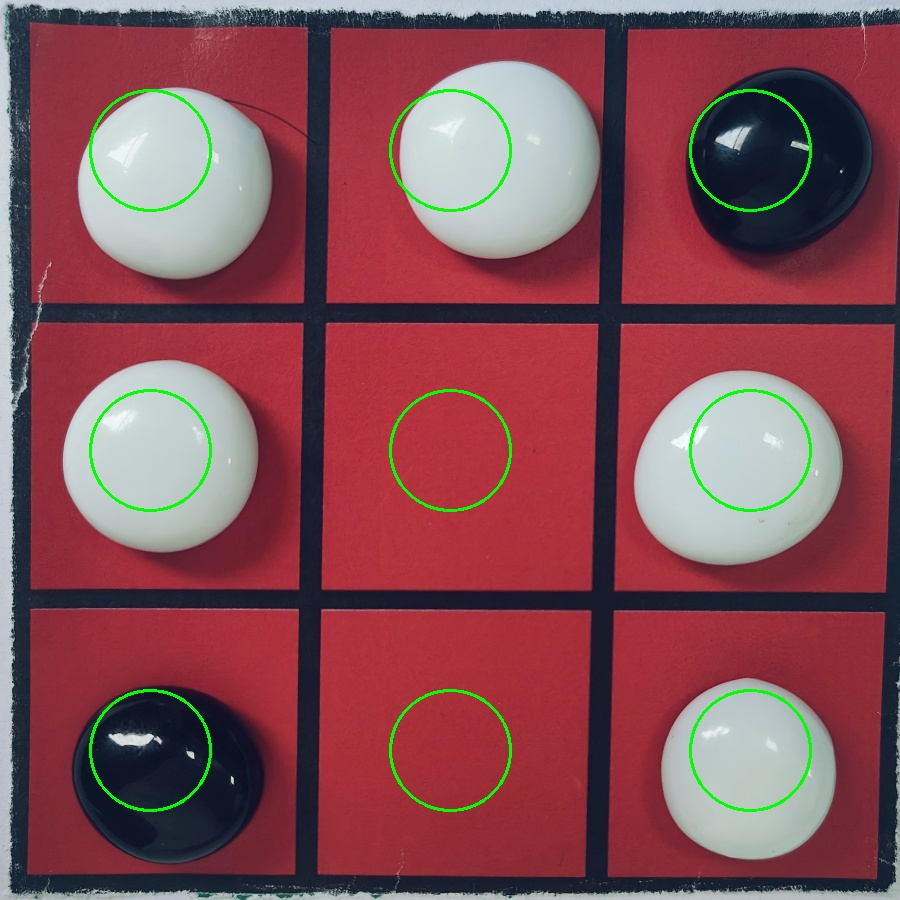
#> input picture ans.jpg, 900 x 900 px
$ python -i check.py   (imports and definitions only)
#> lines starting #> are read from the running program, lines starting #| are printed output that depends on the picture; after the words box and inside, x2 and y2 are one past the last pixel; in counts of white or black regions, pixels touching at a corner belong together
#> further down, picture is the input picture: shape (900, 900, 3); mean B, G, R 86, 78.7, 132
import math
import cv2
import numpy as np
import copy
import serial

portstm32 = "/dev/ttyUSB0"
portdisplay = "/dev/ttyUSB1"
portstm32_2 = "/dev/ttyUSB2"
testmode = True

white_lower = np.array([200, 200, 200], dtype="uint8")
white_upper = np.array([255, 255, 255], dtype="uint8")
red_lower = np.array([0, 80, 80], dtype="uint8")
red_upper = np.array([255, 255, 255], dtype="uint8")
black_lower = np.array([0, 0, 0], dtype="uint8")
black_upper = np.array([40, 40, 40], dtype="uint8")

symbols = {0: ' ', 1: 'O', 2: 'X'}
opponent, player = 1, 2


# [108 lines left out: functions undistort_image, is_moves_left, iswin, evaluate, minimax, find_best_move, not called in this run]


def farthest_points_in_quadrants(points):
    # 点的四个象限
    quadrants = {
        'Q2': [],  # 第二象限 (x < 0, y > 0)
        'Q3': [],  # 第三象限 (x < 0, y < 0)
        'Q4': [],   # 第四象限 (x > 0, y < 0)
        'Q1': [],  # 第一象限 (x > 0, y > 0)
    }

    for point in points:
        x, y = point
        if x >= 0 and y > 0:
            quadrants['Q1'].append(point)
        elif x < 0 and y >= 0:
            quadrants['Q2'].append(point)
        elif x <= 0 and y < 0:
            quadrants['Q3'].append(point)
        elif x > 0 and y <= 0:
            quadrants['Q4'].append(point)

    # 计算每个象限中距离原点最远的点
    farthest_points = {}
    for quad, pts in quadrants.items():
        if pts:
            distances = [np.sqrt(x**2 + y**2) for x, y in pts]
            max_index = np.argmax(distances)
            farthest_points[quad] = pts[max_index]
        else:
            farthest_points[quad] = None

    return farthest_points


# [80 lines left out: functions print_board, rotate_clockwise, rotationdetect, not called in this run]


def get_visionboard(img):
    board = [
        [0, 0, 0],
        [0, 0, 0],
        [0, 0, 0]
    ]

    gray = cv2.cvtColor(img, cv2.COLOR_BGR2GRAY)
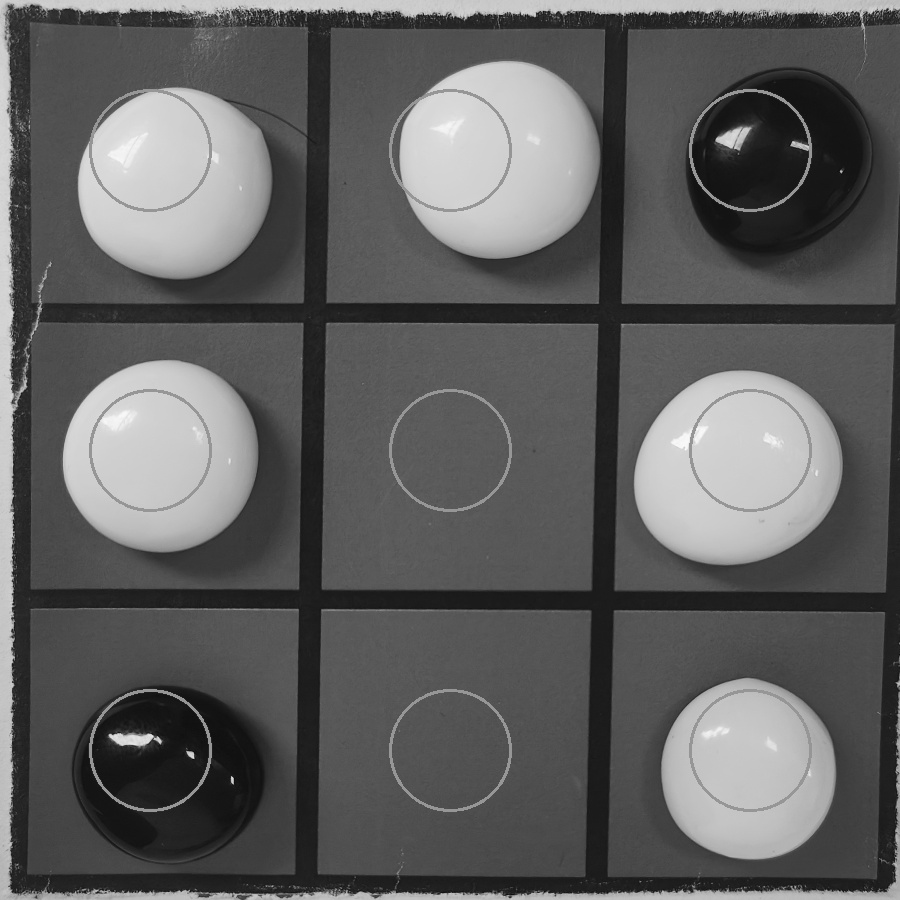
#> gray: shape (900, 900); min 8, max 252, mean 95.4
    _, binary = cv2.threshold(gray, 20, 255, cv2.THRESH_BINARY)
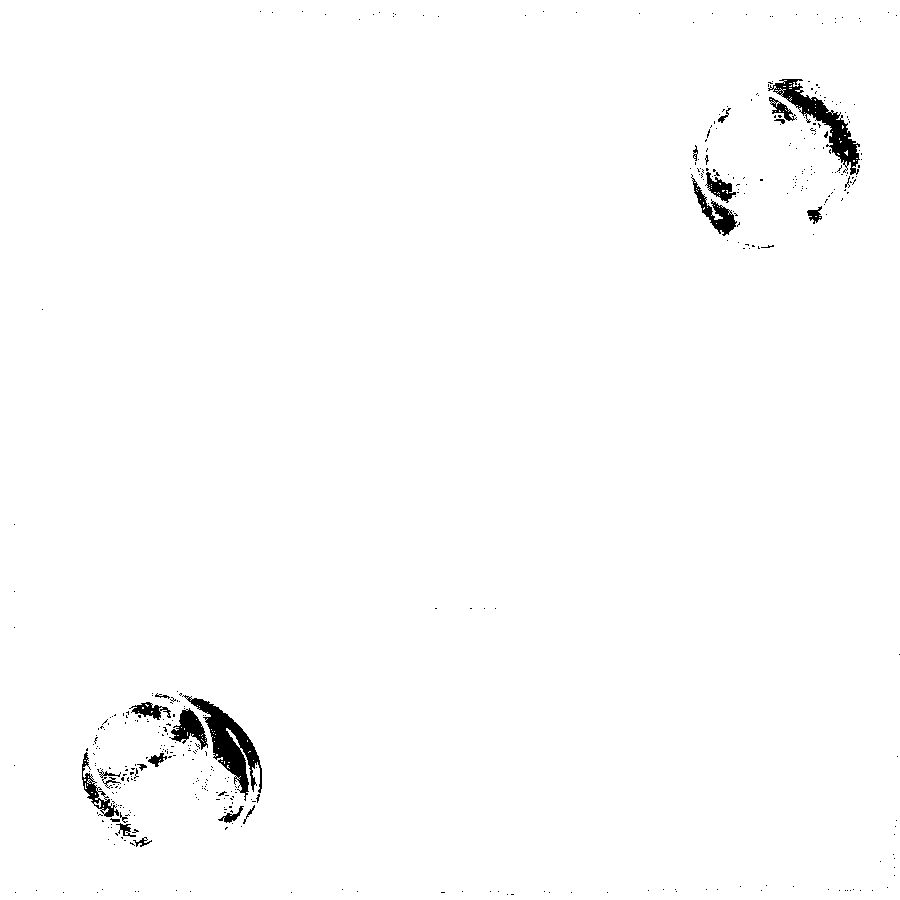
#> binary: shape (900, 900); 98.8% white; 412 black regions (388 under 20 px), largest, box (x1, y1, x2, y2) and area: (182, 695, 262, 801) 2494, (768, 79, 860, 175) 2024, (691, 174, 737, 236) 752

    kernel = np.ones((5, 5), np.uint8)
    binary = cv2.dilate(binary, kernel, iterations=3)
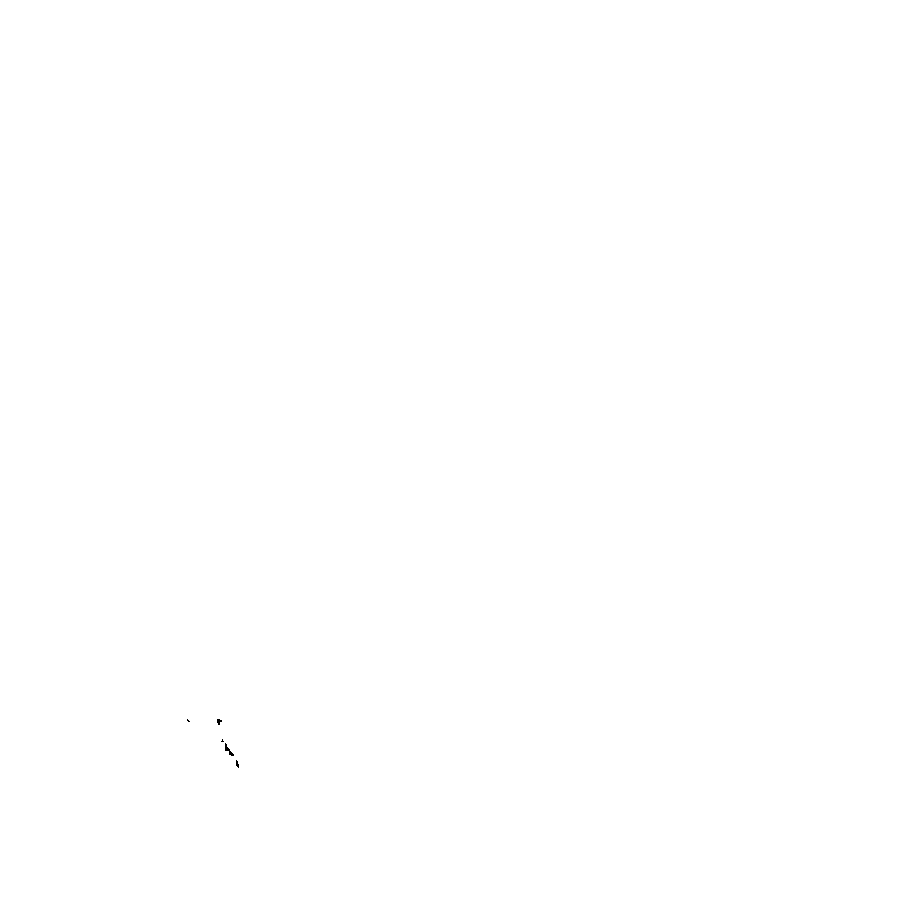
#> binary: shape (900, 900); 100% white; black in thin lines or dots, all inside (x1, y1, x2, y2) = (187, 719, 239, 768)
    binary = cv2.erode(binary, kernel, iterations=15)
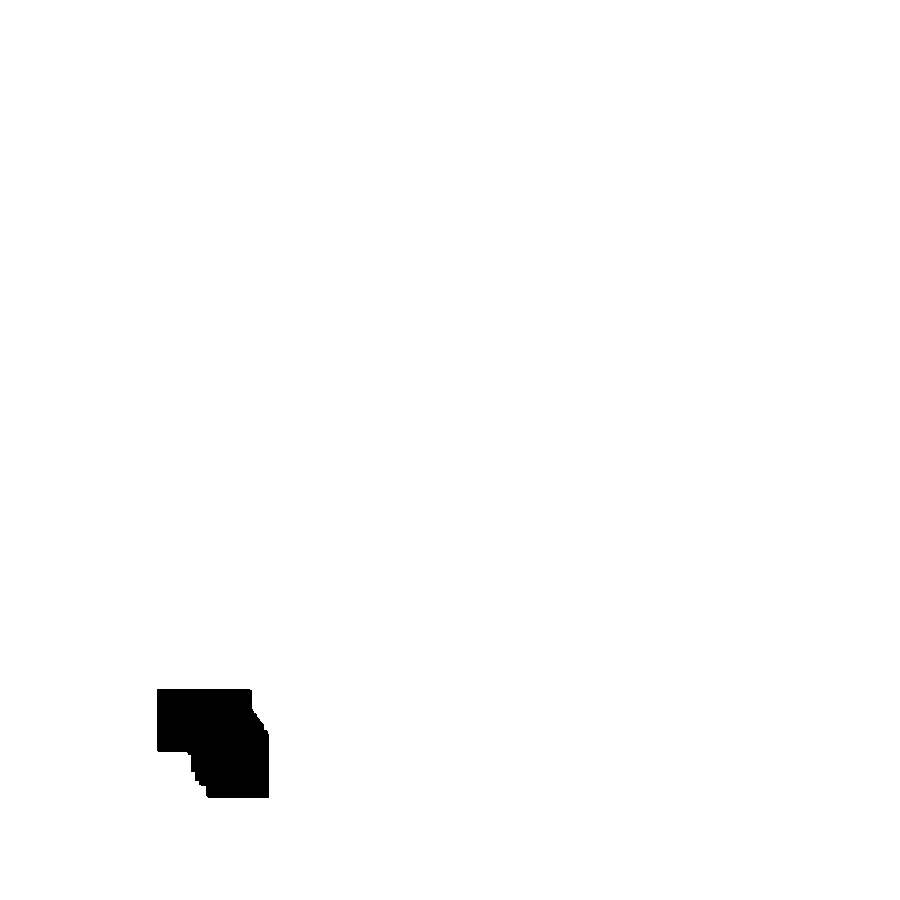
#> binary: shape (900, 900); 98.8% white; 1 black region, box (x1, y1, x2, y2) and area: (157, 689, 269, 798) 9844
    cv2.imshow("img", binary)
    cv2.waitKey(1)
    edges = cv2.Canny(binary, 50, 150, apertureSize=3)
#> edges: shape (900, 900); 0.05% white in thin lines or dots, all inside (x1, y1, x2, y2) = (156, 688, 269, 798)
    contours, hierarchy = cv2.findContours(
        edges, cv2.RETR_EXTERNAL, cv2.CHAIN_APPROX_SIMPLE)
#> contours = 1 contour; box (x1, y1, x2, y2) and area: (156, 688, 269, 798) 9847

    if len(contours) > 0:
        hierarchy = hierarchy[0]
        no_parent_contours = [contours[i]
                              for i in range(len(contours)) if hierarchy[i][0] == -1]
#> no_parent_contours has the same summary as contours
        contour = no_parent_contours[0]
#> contour = contour of 48 points, box (x1, y1, x2, y2) (156, 688, 269, 798), area 9847

        epsilon = 0.02 * cv2.arcLength(contour, True)
#> epsilon = 8.47
        approx = cv2.approxPolyDP(contour, epsilon, True)
#> approx = [[156, 690], [157, 751], [189, 754], [207, 797], [268, 797], [268, 733], [250, 689]]
        approx = approx.reshape(-1, 2)

        approx = np.array(
            list(map(lambda p: [p[0] - img.shape[1]/2, p[1] - img.shape[0]/2], approx)))
#> approx = [[-294, 240], [-293, 301], [-261, 304], [-243, 347], [-182, 347], [-182, 283], [-200, 239]]

        approx = farthest_points_in_quadrants(approx)
#> the loop in farthest_points_in_quadrants, `for point in points:` made 7 passes
#> the loop in farthest_points_in_quadrants, `for quad, pts in quadrants.items():` made 4 passes
#> (distances, max_index) on pass 1: ([379.5, 420.1, 400.7, 423.6, 391.8, 336.5, 311.6], 3)
#> after the loop in farthest_points_in_quadrants, `for quad, pts in quadrants.items():`: farthest_points = 4 items
#> approx = 4 items
        if len(list(filter(lambda x: x is not None, approx.values()))) == 4:
            approx = np.array(list(approx.values()))
            approx = np.array(
                list(map(lambda p: [p[0] + img.shape[1]/2, p[1] + img.shape[0]/2], approx)))
        else:
            return None
        size = 900
        radius = 60

        if approx.shape == (4, 2):

            # 排序确定透视变换后的目标点
            rect = np.zeros((4, 2), dtype="float32")
            rect[0] = approx[1]
            rect[1] = approx[2]

            rect[2] = approx[3]
            rect[3] = approx[0]
            # 目标点，用于透视变换
            dst = np.array([
                [0, 0],
                [size - 1, 0],
                [size - 1, size - 1],
                [0, size - 1]], dtype="float32")

            # 计算透视变换矩阵
            M = cv2.getPerspectiveTransform(rect, dst)
            # 进行透视变换
            img = cv2.warpPerspective(img, M, (size, size))

            for i in range(3):
                for j in range(3):
                    center_x = int((2 * j + 1) * size / 6)
                    center_y = int((2 * i + 1) * size / 6)
                    cv2.circle(img, (center_x, center_y), 60, (0, 255, 0), 2)

                    # 创建掩码
                    Y, X = np.ogrid[:img.shape[0], :img.shape[1]]
                    mask = (X - center_x)**2 + (Y - center_y)**2 <= radius**2

                    # 只处理圆形区域内的像素
                    circle_pixels = img[mask]

                    # 初始化颜色计数
                    color_count = {'1': 0, '0': 0, '2': 0}

                    # 计算颜色区域
                    white_mask = np.all((white_lower <= circle_pixels) & (
                        circle_pixels <= white_upper), axis=1)
                    red_mask = np.all((red_lower <= circle_pixels) & (
                        circle_pixels <= red_upper), axis=1)
                    black_mask = np.all((black_lower <= circle_pixels) & (
                        circle_pixels <= black_upper), axis=1)

                    color_count['1'] = np.sum(white_mask)
                    color_count['0'] = np.sum(red_mask)
                    color_count['2'] = np.sum(black_mask)

                    # 找出最主要的颜色
                    dominant_color = max(color_count, key=color_count.get)

                    board[i][j] = int(dominant_color)
            return board
        else:
            return None
    else:
        return None


# [164 lines left out: functions movechess, compareboard, movechessfrom, movechessfrom4, rotationmode, game, not called in this run]


# 0: ' ', 1: 'O', 2: 'X'
# [83 lines not run here, left out]

>>> import cv2
>>> picture = cv2.imread('ans.jpg')
>>> result = get_visionboard(picture)
